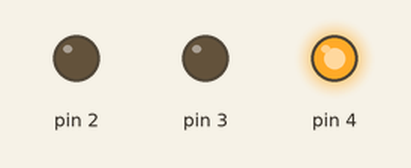
Recording of a sketch running on a simulated Arduino Uno, built with avr-gcc and run on an emulated ATmega328P. Shown: output pins drawn as LEDs (lit = HIGH).

Above: at 2.5 s.
At 9.5 s:
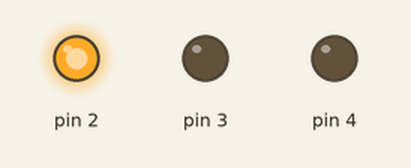
At 13.0 s:
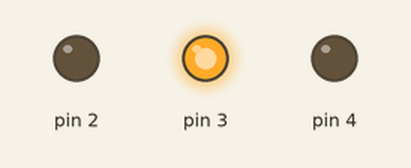
Timing chart, 0 to 18.2 s (numbered marks = the images above):
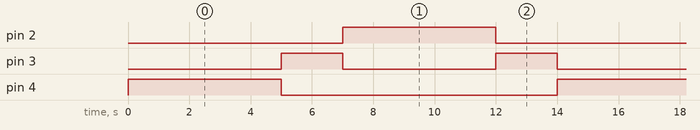

The sketch:

TrafficLight1.ino
```cpp
class TrafficLight {
  private:
    int GREEN, YELLOW, RED;

  public:
    TrafficLight(int green, int yellow, int red) {
      GREEN = green;
      YELLOW = yellow;
      RED = red;

      pinMode(GREEN, OUTPUT);
      pinMode(YELLOW, OUTPUT);
      pinMode(RED, OUTPUT);
    }

    void greenOn() {
      digitalWrite(GREEN, HIGH);
      digitalWrite(YELLOW, LOW);
      digitalWrite(RED, LOW);
    }

    void yellowOn() {
      digitalWrite(GREEN, LOW);
      digitalWrite(YELLOW, HIGH);
      digitalWrite(RED, LOW);
    }

    void redOn() {
      digitalWrite(GREEN, LOW);
      digitalWrite(YELLOW, LOW);
      digitalWrite(RED, HIGH);
    }
};

TrafficLight carLight(4, 3, 2);

enum TrafficState {
  Green,
  Yellow,
  Red
};

TrafficState state = Green;

unsigned long lastChangeTime = 0;
unsigned long tGreen = 5000;
unsigned long tYellow = 2000;
unsigned long tRed = 5000;
int prevState = 0;

void setup() {}

void loop() {
  unsigned long currentTime = millis();
  unsigned long timeElapsed = currentTime - lastChangeTime;

  switch (state) {
    case Green:
      carLight.greenOn();
      if (timeElapsed >= tGreen) {
        state = Yellow;
        prevState = 0;
        lastChangeTime = currentTime;
      }
      break;

    case Yellow:
      carLight.yellowOn();
      if (timeElapsed >= tYellow) {
        state = (prevState == 0) ? Red : Green;
        lastChangeTime = currentTime;
      }
      break;

    case Red:
      carLight.redOn();
      if (timeElapsed >= tRed) {
        state = Yellow;
        prevState = 1;
        lastChangeTime = currentTime;
      }
      break;
  }
}
```

Measured:
- by itself, pin 2, pin 4: alternates HIGH for 5.0 s and LOW for 9.0 s
- by itself, pin 3: alternates HIGH for 2.0 s and LOW for 5.0 s
- by itself, everything shown: repeats every 14.0 s, in 4 steps
